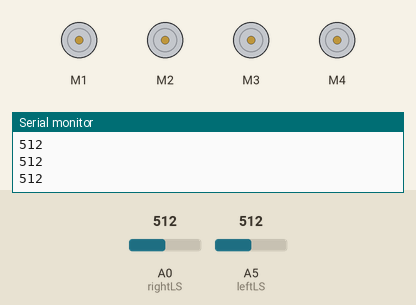
A sketch run on a simulated Arduino Uno, built with avr-gcc and run on an emulated ATmega328P. On the bench: 4 × DC motor (green arrow = forward, orange = backward, longer = faster), the last lines printed to the serial monitor. The test bench sets the inputs (shaded band); at power-on: A0 (rightLS) = 512, A5 (leftLS) = 512.

Above: at 1.2 s.
1.3 s: A0 (rightLS) set to 364
2.8 s: A0 (rightLS) set to 343
At 3.7 s:
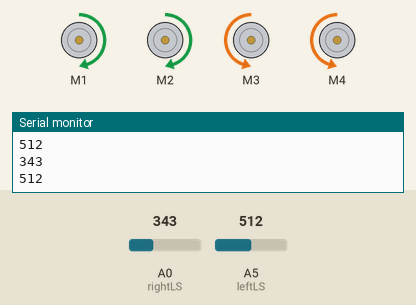
4.3 s: A5 (leftLS) set to 359
5.8 s: A5 (leftLS) set to 340
At 6.2 s:
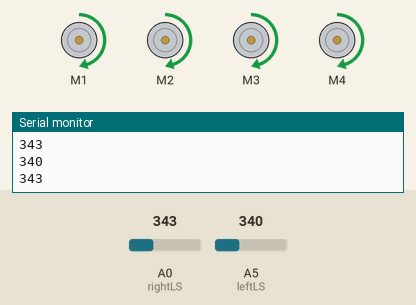
7.3 s: A0 (rightLS) set to 360
At 8.5 s:
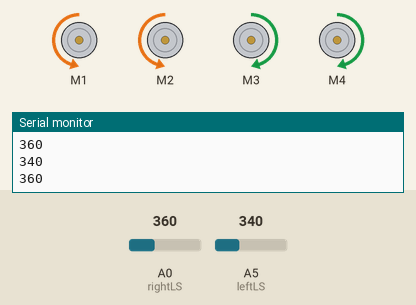
8.8 s: A0 (rightLS) set to 340
At 9.5 s:
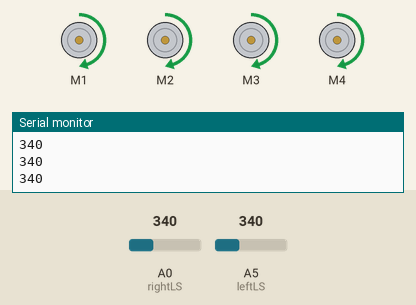
Timing chart, 0 to 11.3 s (numbered marks = the images above; inputs shaded):
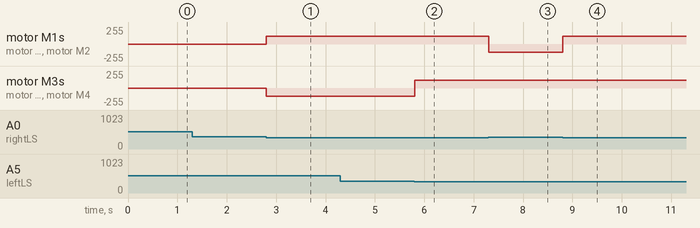

The sketch:

TorchLight_FollowingCar.ino
```cpp
//ARDUINO Light Following Car - QUAD Robotics - A unit of Quad Store//
//www.quadstore.in

// YOU HAVE TO INSTALL THE AFMOTOR LIBRARY BEFORE UPLOAD THE CODE//
// GO TO SKETCH >> INCLUDE LIBRARY >> ADD .ZIP LIBRARY >> SELECT AF MOTOR ZIP FILE //


//including the libraries
#include <AFMotor.h>

//defining pins and variables
#define rightLS A0
#define leftLS A5

//defining motors
AF_DCMotor motor1(1, MOTOR12_1KHZ);
AF_DCMotor motor2(2, MOTOR12_1KHZ);
AF_DCMotor motor3(3, MOTOR34_1KHZ);
AF_DCMotor motor4(4, MOTOR34_1KHZ);


void setup() {
  //Setting the motor speed
  motor1.setSpeed(120);
  motor2.setSpeed(120);
  motor3.setSpeed(120);
  motor4.setSpeed(120);
  //Declaring PIN input types
  pinMode(rightLS,INPUT);
  pinMode(leftLS,INPUT);
  //Begin serial communication
  Serial.begin(9600);

}

void loop(){
  //Printing values of the sensors to the serial monitor
  Serial.println(analogRead(rightLS));
  Serial.println(analogRead(leftLS));
  //light detected by both
  if(analogRead(rightLS)<=350 && analogRead(leftLS)<=350){
    //Forward
    motor1.run(FORWARD);
    motor2.run(FORWARD);
    motor3.run(FORWARD);
    motor4.run(FORWARD);
  }
  //light detected by left sensor
  else if(analogRead(rightLS)<=350 && !analogRead(leftLS)<=350){
    //turn left
    motor1.run(FORWARD);
    motor2.run(FORWARD);
    motor3.run(BACKWARD);
    motor4.run(BACKWARD);

  }
  //light detected by right sensor
  else if(!analogRead(rightLS)<=350 && analogRead(leftLS)<=350){
    //turn right
    motor1.run(BACKWARD);
    motor2.run(BACKWARD);
    motor3.run(FORWARD);
    motor4.run(FORWARD);

  }
  //light detected by none
  else if(!analogRead(rightLS)<=350 && !analogRead(leftLS)<=350){
    //stop
    motor1.run(RELEASE);
    motor2.run(RELEASE);
    motor3.run(RELEASE);
    motor4.run(RELEASE);

  }

}
```

Measured:
- the behaviour switches between 351 and 350 on A0 (rightLS) (found by bisection; images 0 and 1)
- the behaviour switches between 351 and 350 on A5 (leftLS) (found by bisection; images 1 and 2)
- after the input at 2.8 s, motor M1, motor M2: stopped → forward 120/255 at once; motor M3, motor M4: stopped → backward 120/255 at once
- after the input at 5.8 s, motor M3, motor M4: backward 120/255 → forward 120/255 at once
- after the input at 7.3 s, motor M1, motor M2: forward 120/255 → backward 120/255 at once
- after the input at 8.8 s, motor M1, motor M2: backward 120/255 → forward 120/255 at once
